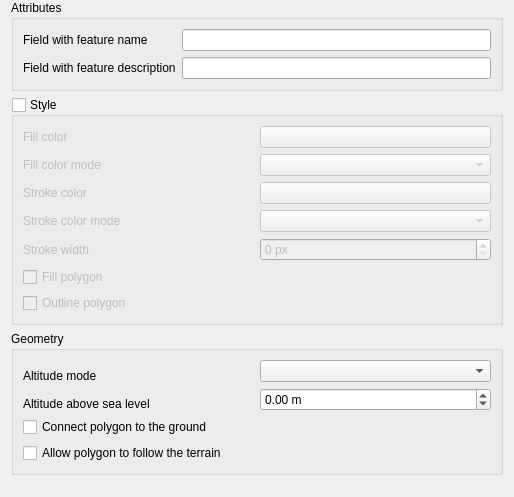
             <widget class="QWidget" name="scrollAreaWidgetContents_4">
              <property name="geometry">
               <rect>
                <x>0</x>
                <y>0</y>
                <width>514</width>
                <height>497</height>
               </rect>
              </property>
              <layout class="QVBoxLayout" name="verticalLayout_16">
               <property name="topMargin">
                <number>0</number>
               </property>
               <property name="bottomMargin">
                <number>0</number>
               </property>
               <item>
                <widget class="QgsCollapsibleGroupBox" name="grpPolygonAttributes">
                 <property name="title">
                  <string>Attributes</string>
                 </property>
                 <layout class="QGridLayout" name="gridLayout_12">
                  <item row="0" column="0">
                   <widget class="QLabel" name="label_24">
                    <property name="text">
                     <string>Field with feature name</string>
                    </property>
                   </widget>
                  </item>
                  <item row="0" column="1">
                   <widget class="QLineEdit" name="lePolygonName"/>
                  </item>
                  <item row="1" column="0">
                   <widget class="QLabel" name="label_25">
                    <property name="text">
                     <string>Field with feature description</string>
                    </property>
                   </widget>
                  </item>
                  <item row="1" column="1">
                   <widget class="QLineEdit" name="lePolygonDescription"/>
                  </item>
                 </layout>
                </widget>
               </item>
               <item>
                <widget class="QgsCollapsibleGroupBox" name="grpPolygonStyle">
                 <property name="title">
                  <string>Style</string>
                 </property>
                 <property name="checkable">
                  <bool>true</bool>
                 </property>
                 <property name="checked">
                  <bool>false</bool>
                 </property>
                 <property name="saveCollapsedState" stdset="0">
                  <bool>true</bool>
                 </property>
                 <property name="saveCheckedState" stdset="0">
                  <bool>true</bool>
                 </property>
                 <property name="collapsed" stdset="0">
                  <bool>false</bool>
                 </property>
                 <layout class="QGridLayout" name="gridLayout_5">
                  <item row="3" column="0">
                   <widget class="QLabel" name="label_27">
                    <property name="text">
                     <string>Stroke color mode</string>
                    </property>
                   </widget>
                  </item>
                  <item row="1" column="0">
                   <widget class="QLabel" name="label_12">
                    <property name="text">
                     <string>Fill color mode</string>
                    </property>
                   </widget>
                  </item>
                  <item row="0" column="0">
                   <widget class="QLabel" name="label_11">
                    <property name="text">
                     <string>Fill color</string>
                    </property>
                   </widget>
                  </item>
                  <item row="0" column="1">
                   <widget class="QgsColorButton" name="btnPolygonFillColor">
                    <property name="sizePolicy">
                     <sizepolicy hsizetype="Preferred" vsizetype="Fixed">
                      <horstretch>0</horstretch>
                      <verstretch>0</verstretch>
                     </sizepolicy>
                    </property>
                    <property name="text">
                     <string/>
                    </property>
                    <property name="allowOpacity" stdset="0">
                     <bool>true</bool>
                    </property>
                   </widget>
                  </item>
                  <item row="1" column="1">
                   <widget class="QComboBox" name="cmbPolygonFillColorMode"/>
                  </item>
                  <item row="2" column="0">
                   <widget class="QLabel" name="label_26">
                    <property name="text">
                     <string>Stroke color</string>
                    </property>
                   </widget>
                  </item>
                  <item row="4" column="0">
                   <widget class="QLabel" name="label_28">
                    <property name="text">
                     <string>Stroke width</string>
                    </property>
                   </widget>
                  </item>
                  <item row="3" column="1">
                   <widget class="QComboBox" name="cmbPolygonStrokeColorMode"/>
                  </item>
                  <item row="2" column="1">
                   <widget class="QgsColorButton" name="btnPolygonStrokeColor">
                    <property name="sizePolicy">
                     <sizepolicy hsizetype="Preferred" vsizetype="Fixed">
                      <horstretch>0</horstretch>
                      <verstretch>0</verstretch>
                     </sizepolicy>
                    </property>
                    <property name="text">
                     <string/>
                    </property>
                    <property name="allowOpacity" stdset="0">
                     <bool>true</bool>
                    </property>
                   </widget>
                  </item>
                  <item row="4" column="1">
                   <widget class="QSpinBox" name="spnPolygonStrokeWidth">
                    <property name="sizePolicy">
                     <sizepolicy hsizetype="Preferred" vsizetype="Fixed">
                      <horstretch>0</horstretch>
                      <verstretch>0</verstretch>
                     </sizepolicy>
                    </property>
                    <property name="suffix">
                     <string> px</string>
                    </property>
                   </widget>
                  </item>
                  <item row="5" column="0" colspan="2">
                   <widget class="QCheckBox" name="chkPolygonFill">
                    <property name="text">
                     <string>Fill polygon</string>
                    </property>
                   </widget>
                  </item>
                  <item row="6" column="0" colspan="2">
                   <widget class="QCheckBox" name="chkPolygonOutline">
                    <property name="text">
                     <string>Outline polygon</string>
                    </property>
                   </widget>
                  </item>
                 </layout>
                </widget>
               </item>
               <item>
                <widget class="QgsCollapsibleGroupBox" name="grpPolygonGeometry">
                 <property name="title">
                  <string>Geometry</string>
                 </property>
                 <property name="collapsed" stdset="0">
                  <bool>false</bool>
                 </property>
                 <property name="saveCollapsedState" stdset="0">
                  <bool>true</bool>
                 </property>
                 <property name="saveCheckedState" stdset="0">
                  <bool>false</bool>
                 </property>
                 <layout class="QGridLayout" name="gridLayout_6">
                  <item row="0" column="0" rowspan="2">
                   <widget class="QLabel" name="label_14">
                    <property name="text">
                     <string>Altitude mode</string>
                    </property>
                   </widget>
                  </item>
                  <item row="0" column="1">
                   <widget class="QComboBox" name="cmbPolygonAltitudeMode"/>
                  </item>
                  <item row="2" column="0">
                   <widget class="QLabel" name="label_15">
                    <property name="text">
                     <string>Altitude above sea level</string>
                    </property>
                   </widget>
                  </item>
                  <item row="1" column="1" rowspan="2">
                   <widget class="QDoubleSpinBox" name="spnPolygonAltitude">
                    <property name="sizePolicy">
                     <sizepolicy hsizetype="Preferred" vsizetype="Fixed">
                      <horstretch>0</horstretch>
                      <verstretch>0</verstretch>
                     </sizepolicy>
                    </property>
                    <property name="suffix">
                     <string> m</string>
                    </property>
                    <property name="decimals">
                     <number>2</number>
                    </property>
                    <property name="minimum">
                     <double>-9999999.990000000223517</double>
                    </property>
                    <property name="maximum">
                     <double>9999999.990000000223517</double>
                    </property>
                    <property name="value">
                     <double>0.000000000000000</double>
                    </property>
                   </widget>
                  </item>
                  <item row="3" column="0" colspan="2">
                   <widget class="QCheckBox" name="chkPolygonConnect">
                    <property name="text">
                     <string>Connect polygon to the ground</string>
                    </property>
                   </widget>
                  </item>
                  <item row="4" column="0" colspan="2">
                   <widget class="QCheckBox" name="chkPolygonFollow">
                    <property name="text">
                     <string>Allow polygon to follow the terrain</string>
                    </property>
                   </widget>
                  </item>
                 </layout>
                </widget>
               </item>
               <item>
                <spacer name="verticalSpacer_3">
                 <property name="orientation">
                  <enum>Qt::Vertical</enum>
                 </property>
                 <property name="sizeHint" stdset="0">
                  <size>
                   <width>20</width>
                   <height>40</height>
                  </size>
                 </property>
                </spacer>
               </item>
              </layout>
             </widget>
